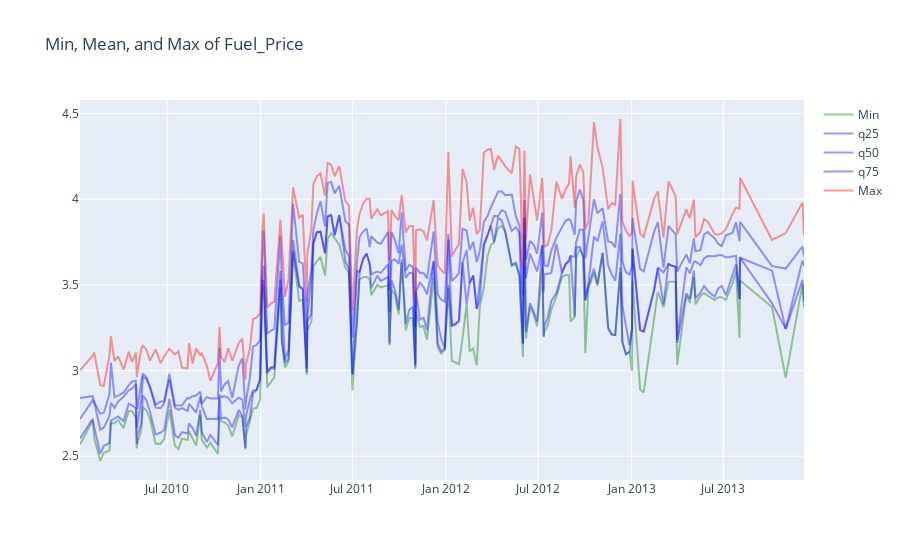

The notebook cell this image was saved under:
### Code cell
plot_min_max_avg (features_agg, 'Fuel_Price')#цена на топливо

### Figure 1 — Plotly figure (JSON) as saved in the notebook; plotly's stock layout.template omitted (floating-point values rounded to 4 significant figures; data arrays with more than 128 entries replaced by an {"elided": "..."} marker saying what was removed)
{"data": [{"line": {"color": "green"}, "name": "Min", "opacity": 0.4, "type": "scatter", "x": {"elided": "182 str values"}, "y": {"elided": "182 float values"}}, {"line": {"color": "blue"}, "name": "q25", "opacity": 0.4, "type": "scatter", "x": {"elided": "182 str values"}, "y": {"elided": "182 float values"}}, {"line": {"color": "blue"}, "name": "q50", "opacity": 0.4, "type": "scatter", "x": {"elided": "182 str values"}, "y": {"elided": "182 float values"}}, {"line": {"color": "blue"}, "name": "q75", "opacity": 0.4, "type": "scatter", "x": {"elided": "182 str values"}, "y": {"elided": "182 float values"}}, {"line": {"color": "red"}, "name": "Max", "opacity": 0.4, "type": "scatter", "x": {"elided": "182 str values"}, "y": {"elided": "182 float values"}}], "layout": {"title": {"text": "Min, Mean, and Max of Fuel_Price"}}}
